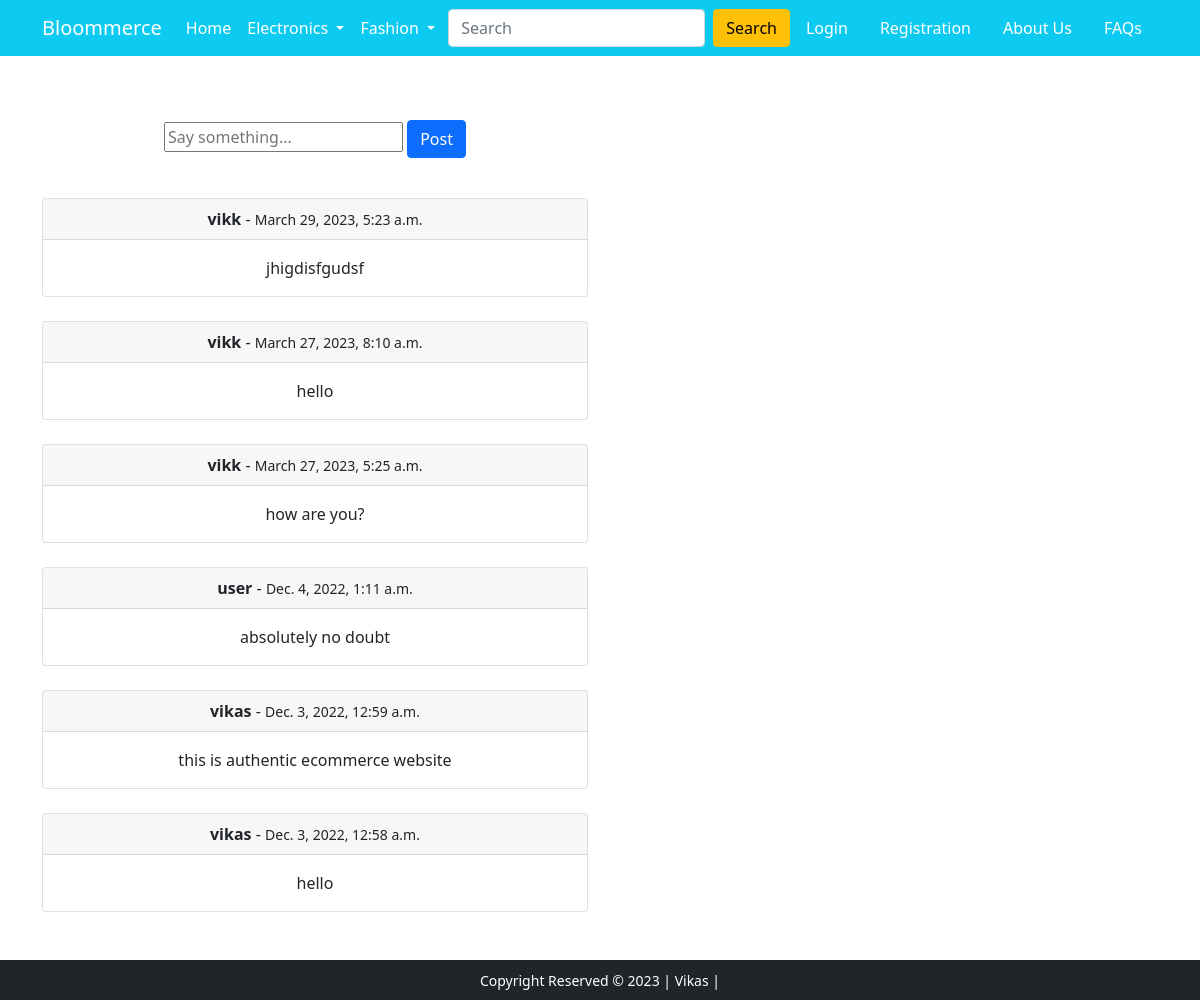
/comment/, run on an earlier commit of the app's database.
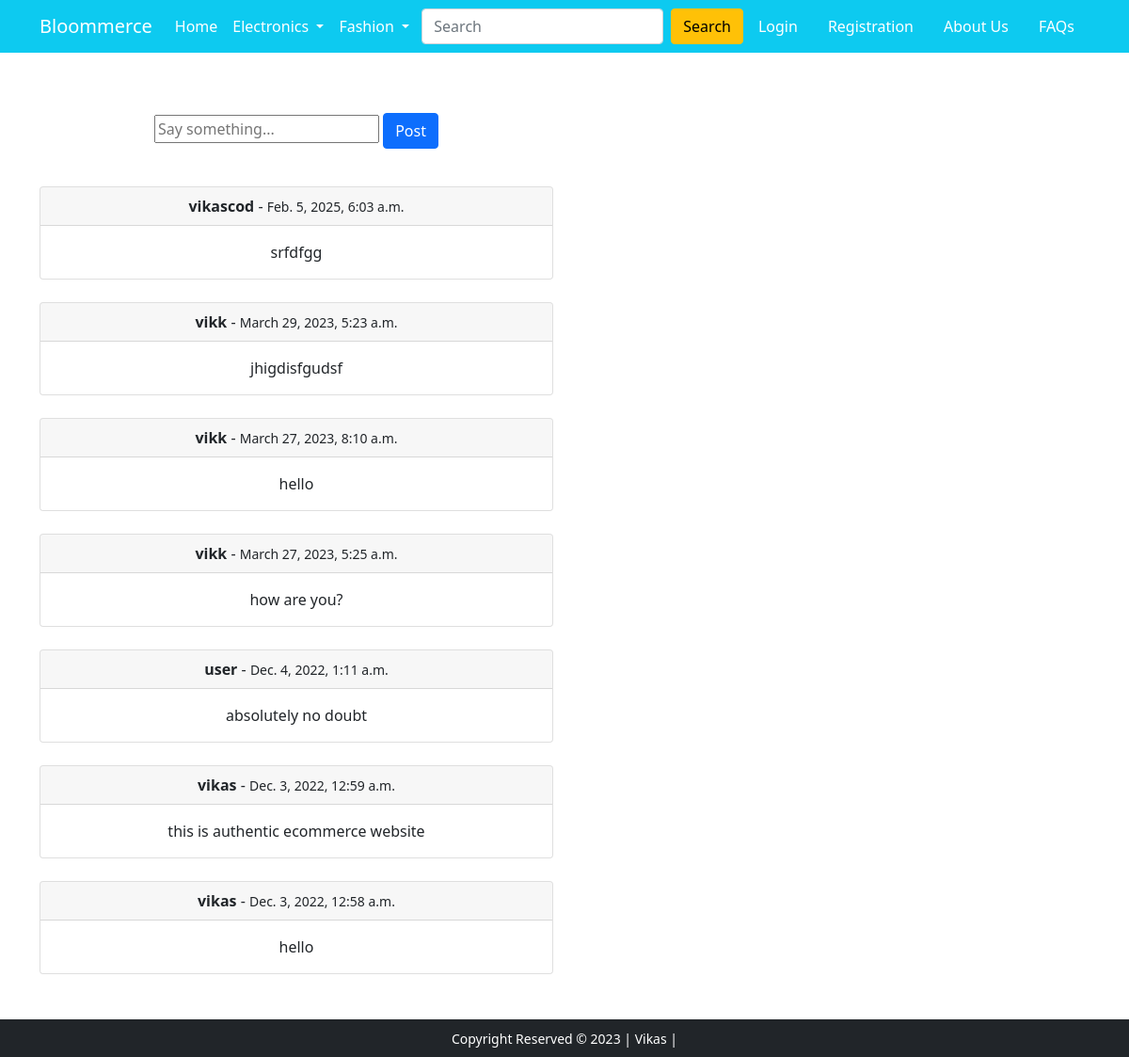
And on a later commit of the database.
### app/models.py (models this page shows)
class Comment(models.Model):
    body = models.TextField()
    author = models.ForeignKey(User, on_delete=models.CASCADE)
    created_on = models.DateTimeField(auto_now_add=True)

### app/views.py (the view, shortened to what this page needs)
# urls.py: path('comment/', views.CommentView.as_view(), name='comment'),
class CommentView(View):
    def get(self, request, *args, **kwargs):
        total_item = 0
        comments = Comment.objects.all().order_by('-created_on')
        form = CommentForm()
        if request.user.is_authenticated:
            total_item = len(Cart.objects.filter(user=request.user))
        context = {
            'form':form,
            'comments':comments,
            'total_item':total_item
        }
        return render(request, 'app/comment.html', context)

### app/forms.py
class CommentForm(forms.ModelForm):
    body = forms.CharField(label='', widget=forms.TextInput(attrs={'row':'3', 'placeholder':'Say something...'}))
    class Meta:
        model = Comment
        fields = ['body']

### app/templates/app/comment.html (shortened to what this page needs)
{% extends 'app/base.html' %}
{% block main-content %}
<div class="container text-center my-5">
    <div class="row">
        <div class="col-md-6 col-sm-5 justify-content-center">
            <form action="" method="post">
                {{form}}
                <input type="submit" class="btn btn-primary my-3" value="Post">
            </form>
            {% for comment in comments %}
            <div class="card mt-4">
                <div class="card-header">
                 <strong>{{ comment.author }}</strong> - <small>{{ comment.created_on }}</small>
                </div>
                <div class="card-body">
                  <p class="card-text">{{ comment.body }}</p>
                </div>
              </div>
            {% endfor %}
        </div>
    </div>
</div>
{% endblock main-content %}

What changed in the data, as far as the page shows it:
added Comment: author "vikascod", created_on "Feb. 5, 2025, 6:03 a.m.", body "srfdfgg"
